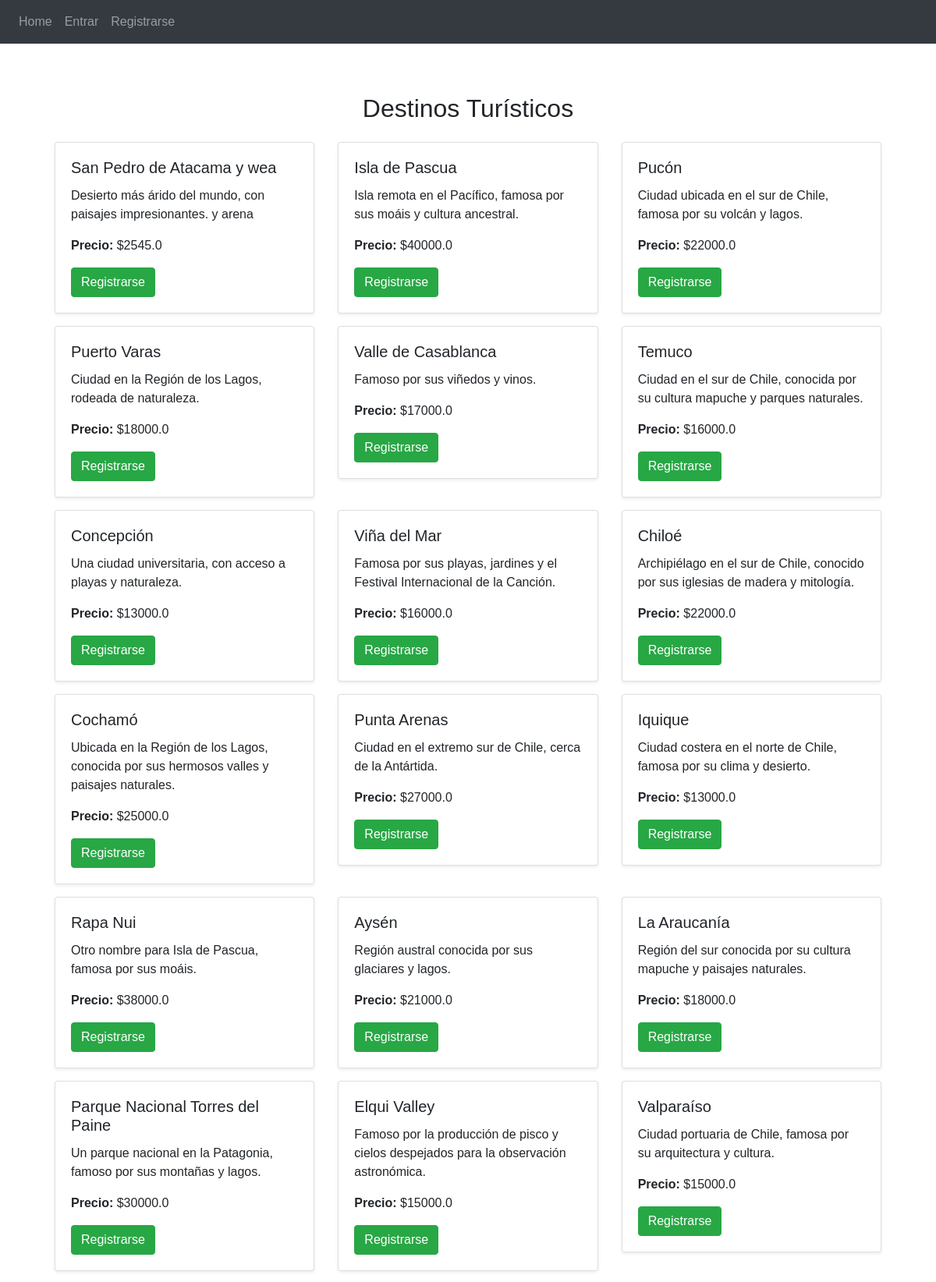
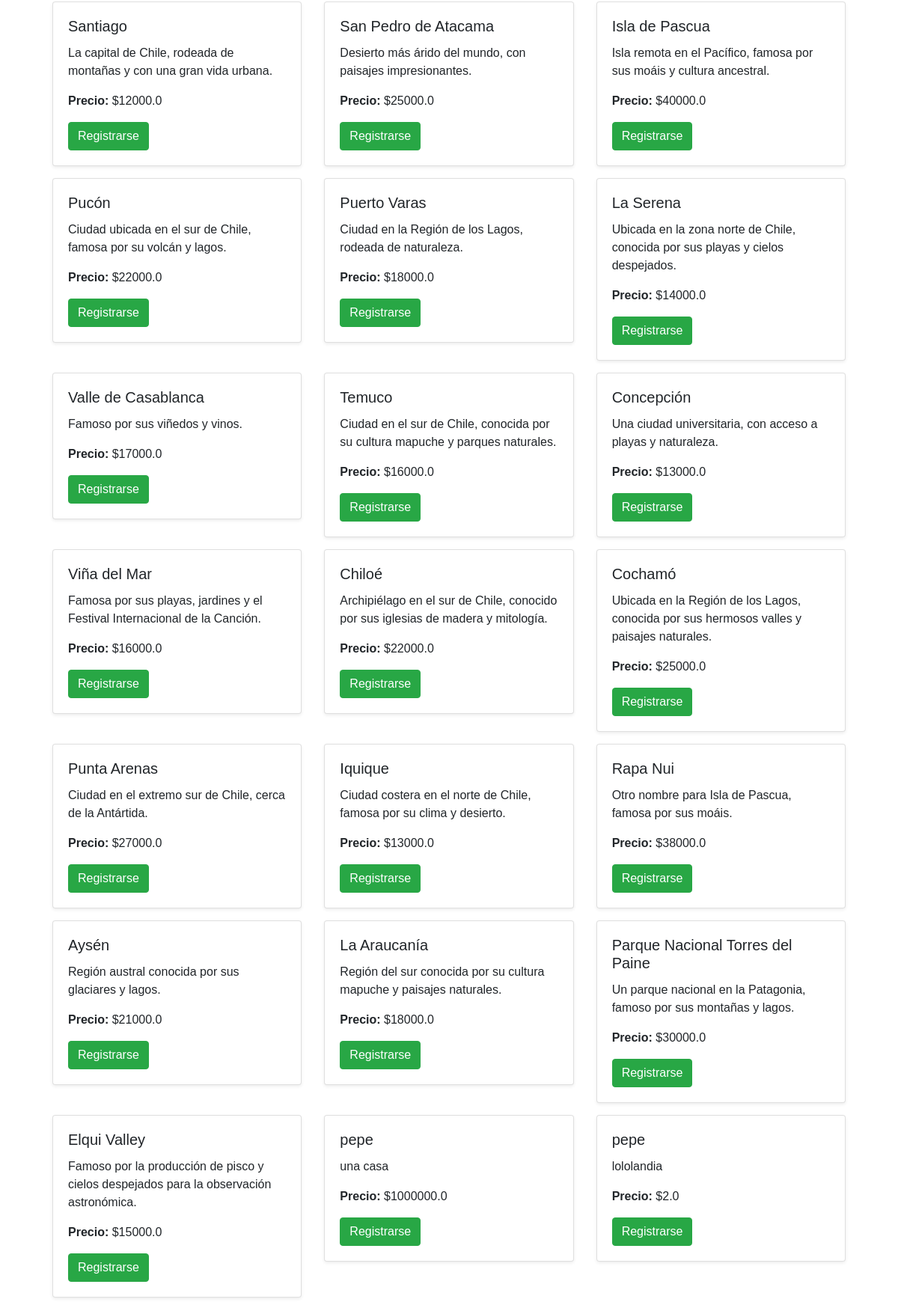
The app's page /reserve/destinations (upper part) with its own data (2 pictures, top to bottom).
### app/travel/models.py (models this page shows, shortened)
class Destination(db.Model):
    __tablename__ = 'destinations'
    id = db.Column(db.Integer, primary_key=True)
    name = db.Column(db.String(100), nullable=False)
    description = db.Column(db.Text, nullable=False)
    activities = db.Column(db.String(255), nullable=False)
    cost = db.Column(db.Float, nullable=False)
    reservations = db.relationship('Reservation', backref='destination_related', lazy=True)

### app/travel/routes.py (the view)
@travel.route('/destinations')
def destinations():
    destinations = Destination.query.all()
    return render_template('travel/destinations.html', destinations=destinations)

### app/templates/travel/destinations.html
{% extends "base.html" %}
{% block content %}
<div class="container mt-4">
    <h2 class="text-center">Destinos Turísticos</h2>
    <div class="row mt-4">
        {% for destination in destinations %}
        <div class="col-md-4">
            <div class="card mb-3 shadow-sm">
                <div class="card-body">
                    <h5 class="card-title">{{ destination.name }}</h5>
                    <p class="card-text">{{ destination.description }}</p>
                    <p><strong>Precio:</strong> ${{ destination.cost }}</p>
                    {% if current_user.is_authenticated %}
                        <a href="{{ url_for('travel.reserve', destination_id=destination.id) }}" class="btn btn-primary">
                            Reservar Destino
                        </a>
                    {% else %}
                        <a href="{{ url_for('auth.register') }}" class="btn btn-success">
                            Registrarse
                        </a>
                    {% endif %}
                </div>
            </div>
        </div>
        {% endfor %}
    </div>
</div>
{% endblock %}

### records on screen
Destination: name "San Pedro de Atacama y wea", description "Desierto más árido del mundo, con paisajes impresionantes. y arena", cost "2545.0"
Destination: name "Isla de Pascua", description "Isla remota en el Pacífico, famosa por sus moáis y cultura ancestral.", cost "40000.0"
Destination: name "Pucón", description "Ciudad ubicada en el sur de Chile, famosa por su volcán y lagos.", cost "22000.0"
Destination: name "Puerto Varas", description "Ciudad en la Región de los Lagos, rodeada de naturaleza.", cost "18000.0"
Destination: name "Valle de Casablanca", description "Famoso por sus viñedos y vinos.", cost "17000.0"
Destination: name "Temuco", description "Ciudad en el sur de Chile, conocida por su cultura mapuche y parques naturales.", cost "16000.0"
Destination: name "Concepción", description "Una ciudad universitaria, con acceso a playas y naturaleza.", cost "13000.0"
Destination: name "Viña del Mar", description "Famosa por sus playas, jardines y el Festival Internacional de la Canción.", cost "16000.0"
Destination: name "Chiloé", description "Archipiélago en el sur de Chile, conocido por sus iglesias de madera y mitología.", cost "22000.0"
Destination: name "Cochamó", description "Ubicada en la Región de los Lagos, conocida por sus hermosos valles y paisajes naturales.", cost "25000.0"
Destination: name "Punta Arenas", description "Ciudad en el extremo sur de Chile, cerca de la Antártida.", cost "27000.0"
Destination: name "Iquique", description "Ciudad costera en el norte de Chile, famosa por su clima y desierto.", cost "13000.0"
Destination: name "Rapa Nui", description "Otro nombre para Isla de Pascua, famosa por sus moáis.", cost "38000.0"
Destination: name "Aysén", description "Región austral conocida por sus glaciares y lagos.", cost "21000.0"
Destination: name "La Araucanía", description "Región del sur conocida por su cultura mapuche y paisajes naturales.", cost "18000.0"
Destination: name "Parque Nacional Torres del Paine", description "Un parque nacional en la Patagonia, famoso por sus montañas y lagos.", cost "30000.0"
Destination: name "Elqui Valley", description "Famoso por la producción de pisco y cielos despejados para la observación astronómica.", cost "15000.0"
Destination: name "Valparaíso", description "Ciudad portuaria de Chile, famosa por su arquitectura y cultura.", cost "15000.0"
Destination: name "Santiago", description "La capital de Chile, rodeada de montañas y con una gran vida urbana.", cost "12000.0"
Destination: name "San Pedro de Atacama", description "Desierto más árido del mundo, con paisajes impresionantes.", cost "25000.0"
Destination: name "Isla de Pascua", description "Isla remota en el Pacífico, famosa por sus moáis y cultura ancestral.", cost "40000.0"
Destination: name "Pucón", description "Ciudad ubicada en el sur de Chile, famosa por su volcán y lagos.", cost "22000.0"
Destination: name "Puerto Varas", description "Ciudad en la Región de los Lagos, rodeada de naturaleza.", cost "18000.0"
Destination: name "La Serena", description "Ubicada en la zona norte de Chile, conocida por sus playas y cielos despejados.", cost "14000.0"
Destination: name "Valle de Casablanca", description "Famoso por sus viñedos y vinos.", cost "17000.0"
Destination: name "Temuco", description "Ciudad en el sur de Chile, conocida por su cultura mapuche y parques naturales.", cost "16000.0"
Destination: name "Concepción", description "Una ciudad universitaria, con acceso a playas y naturaleza.", cost "13000.0"
Destination: name "Viña del Mar", description "Famosa por sus playas, jardines y el Festival Internacional de la Canción.", cost "16000.0"
Destination: name "Chiloé", description "Archipiélago en el sur de Chile, conocido por sus iglesias de madera y mitología.", cost "22000.0"
Destination: name "Cochamó", description "Ubicada en la Región de los Lagos, conocida por sus hermosos valles y paisajes naturales.", cost "25000.0"
Destination: name "Punta Arenas", description "Ciudad en el extremo sur de Chile, cerca de la Antártida.", cost "27000.0"
Destination: name "Iquique", description "Ciudad costera en el norte de Chile, famosa por su clima y desierto.", cost "13000.0"
Destination: name "Rapa Nui", description "Otro nombre para Isla de Pascua, famosa por sus moáis.", cost "38000.0"
Destination: name "Aysén", description "Región austral conocida por sus glaciares y lagos.", cost "21000.0"
Destination: name "La Araucanía", description "Región del sur conocida por su cultura mapuche y paisajes naturales.", cost "18000.0"
Destination: name "Parque Nacional Torres del Paine", description "Un parque nacional en la Patagonia, famoso por sus montañas y lagos.", cost "30000.0"
Destination: name "Elqui Valley", description "Famoso por la producción de pisco y cielos despejados para la observación astronómica.", cost "15000.0"
Destination: name "pepe", description "una casa", cost "1000000.0"
Destination: name "pepe", description "lololandia", cost "2.0"
